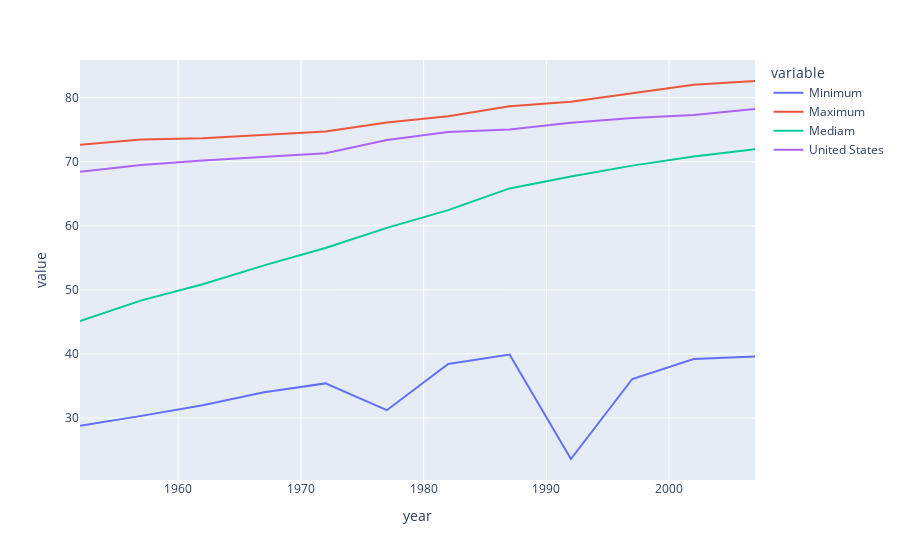

The cell this chart's notebook holds for it:
### Code cell
px.line(df_graph_long,
        x = 'year',
        y = 'value',
        color = 'variable')

### Figure 1 — Plotly figure (JSON) as saved in the notebook; plotly's stock layout.template omitted (floating-point values rounded to 4 significant figures)
{"data": [{"hovertemplate": "variable=Minimum<br>year=%{x}<br>value=%{y}<extra></extra>", "legendgroup": "Minimum", "line": {"color": "#636efa", "dash": "solid"}, "marker": {"symbol": "circle"}, "mode": "lines", "name": "Minimum", "orientation": "v", "showlegend": true, "type": "scatter", "x": [1952, 1957, 1962, 1967, 1972, 1977, 1982, 1987, 1992, 1997, 2002, 2007], "xaxis": "x", "y": [28.8, 30.33, 32.0, 34.02, 35.4, 31.22, 38.45, 39.91, 23.6, 36.09, 39.19, 39.61], "yaxis": "y"}, {"hovertemplate": "variable=Maximum<br>year=%{x}<br>value=%{y}<extra></extra>", "legendgroup": "Maximum", "line": {"color": "#EF553B", "dash": "solid"}, "marker": {"symbol": "circle"}, "mode": "lines", "name": "Maximum", "orientation": "v", "showlegend": true, "type": "scatter", "x": [1952, 1957, 1962, 1967, 1972, 1977, 1982, 1987, 1992, 1997, 2002, 2007], "xaxis": "x", "y": [72.67, 73.47, 73.68, 74.16, 74.72, 76.11, 77.11, 78.67, 79.36, 80.69, 82, 82.6], "yaxis": "y"}, {"hovertemplate": "variable=Mediam<br>year=%{x}<br>value=%{y}<extra></extra>", "legendgroup": "Mediam", "line": {"color": "#00cc96", "dash": "solid"}, "marker": {"symbol": "circle"}, "mode": "lines", "name": "Mediam", "orientation": "v", "showlegend": true, "type": "scatter", "x": [1952, 1957, 1962, 1967, 1972, 1977, 1982, 1987, 1992, 1997, 2002, 2007], "xaxis": "x", "y": [45.14, 48.36, 50.88, 53.83, 56.53, 59.67, 62.44, 65.83, 67.7, 69.39, 70.83, 71.94], "yaxis": "y"}, {"hovertemplate": "variable=United States<br>year=%{x}<br>value=%{y}<extra></extra>", "legendgroup": "United States", "line": {"color": "#ab63fa", "dash": "solid"}, "marker": {"symbol": "circle"}, "mode": "lines", "name": "United States", "orientation": "v", "showlegend": true, "type": "scatter", "x": [1952, 1957, 1962, 1967, 1972, 1977, 1982, 1987, 1992, 1997, 2002, 2007], "xaxis": "x", "y": [68.44, 69.49, 70.21, 70.76, 71.34, 73.38, 74.65, 75.02, 76.09, 76.81, 77.31, 78.24], "yaxis": "y"}], "layout": {"legend": {"title": {"text": "variable"}, "tracegroupgap": 0}, "margin": {"t": 60}, "xaxis": {"anchor": "y", "domain": [0, 1], "title": {"text": "year"}}, "yaxis": {"anchor": "x", "domain": [0, 1], "title": {"text": "value"}}}}
